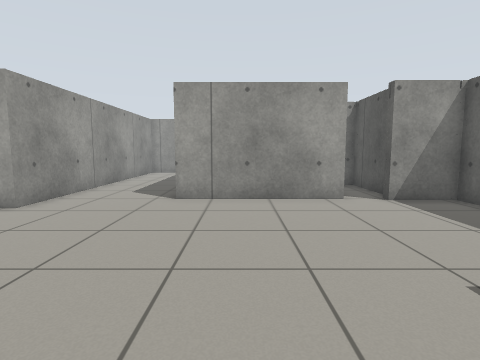
View 1 (above)

17 first-person views from a walk through a robot-simulator world made for Gazebo. The camera is 0.86 m above the floor, tilts 6° down and sees 80° across. The floor is counted in squares, 0.5 m on a side. Each view is taken from the middle of a square. On the plan, view 1 faces up. The plan holds only what a view shows up to about 15 squares ahead; the rest is blank. The place goes on beyond the plan.

View 2
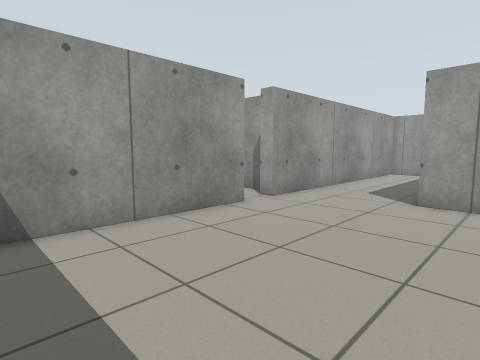

View 3
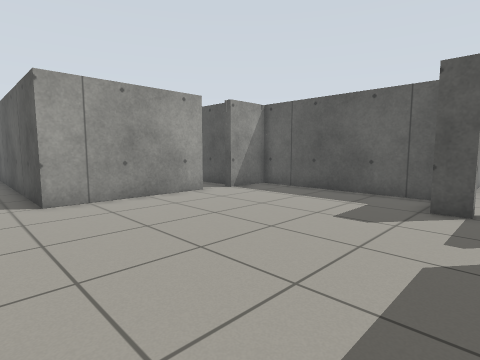

View 4
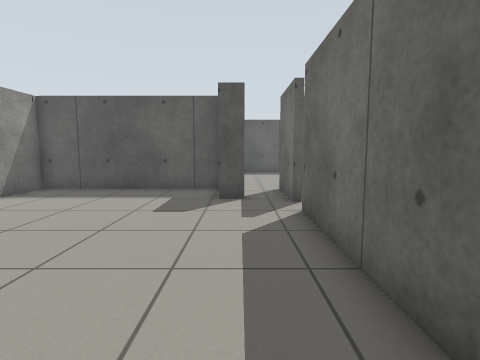

View 5
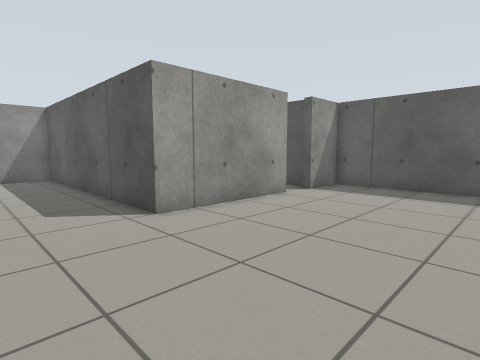

View 6
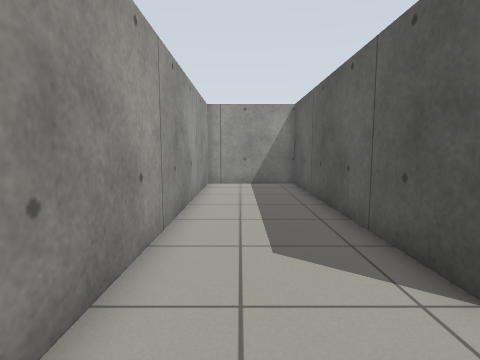

View 7
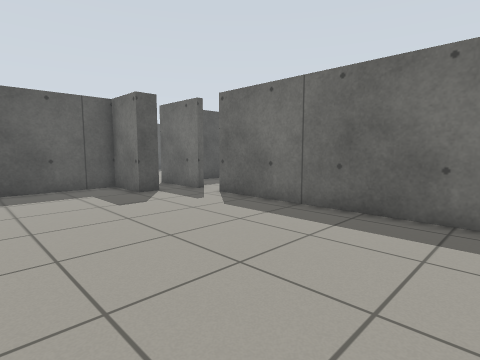

View 8
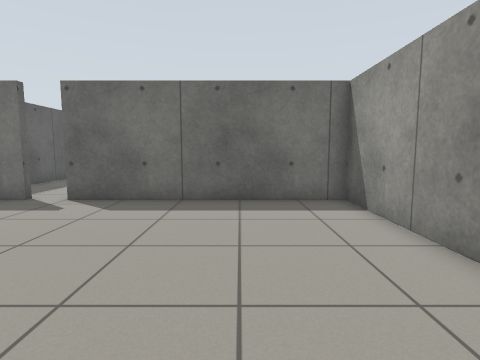

View 9
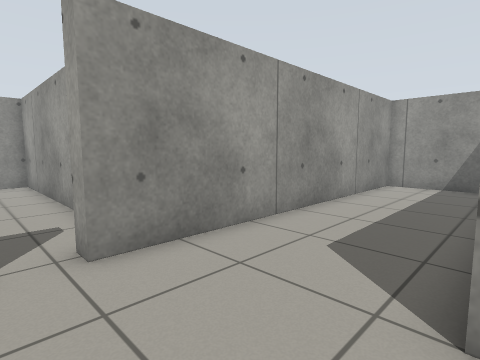

View 10
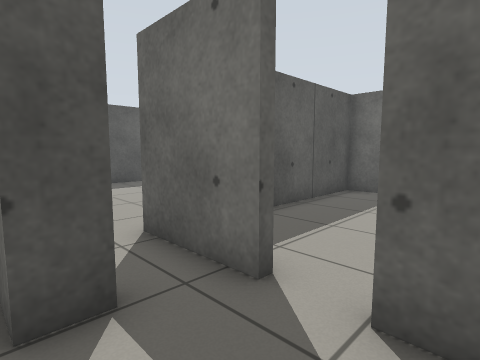

View 11
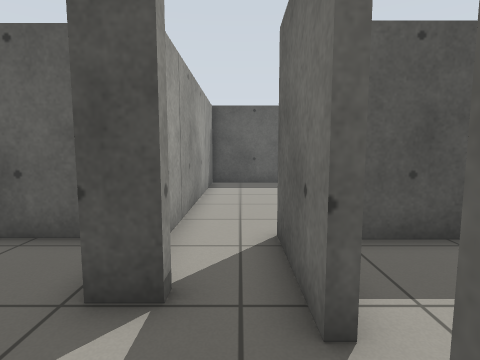

View 12
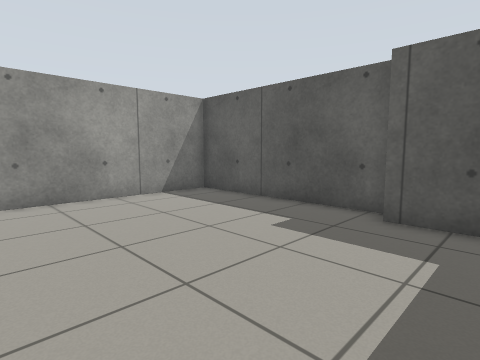

View 13
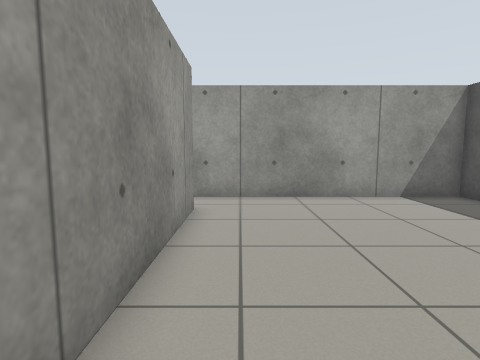

View 14
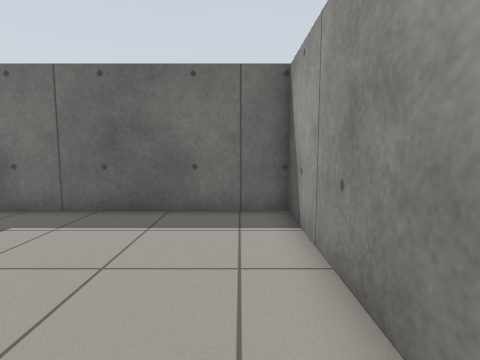

View 15
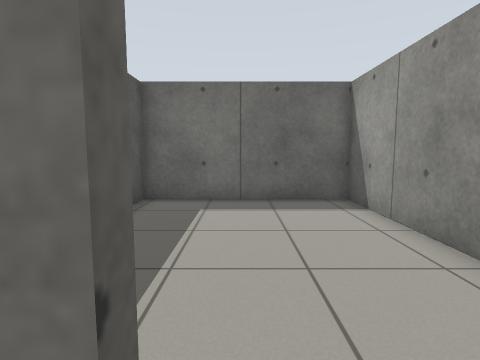

View 16
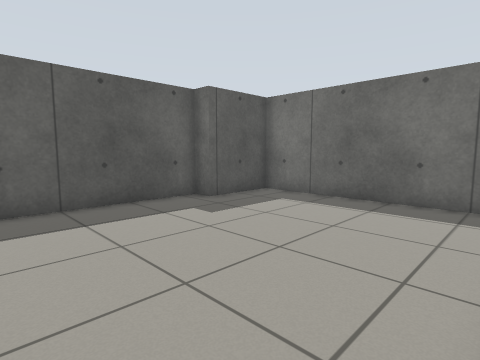

View 17
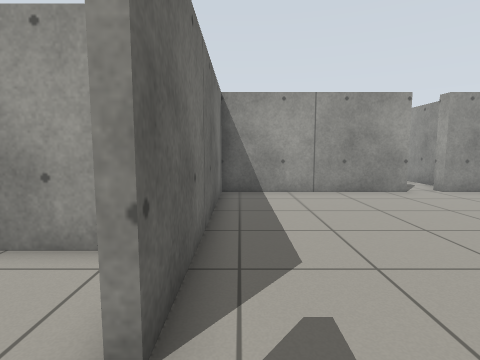

### Floor plan
Ten units are one square. View 1 is at (0, 0); x grows to the right and y downward. Boxes are objects, and circles mark ways between rooms. Rooms are numbered by the first view taken in them; rooms with no view inside come last. Other rooms are left out.
<svg viewBox="-75 -222 251 326">
<path fill="none" stroke="#000" d="M-66 -69 -66 8 30 8 30 11M38 -99 -22 -99 -22 -217 -66 -217 -66 -84M55 -8 50 -8 50 -17 75 -17M44 11 44 8 77 8M85 -14 75 -14 75 -97 50 -97M77 8 77 99 163 99 163 67 171 67 171 -14 85 -14M75 42 75 22M2 24 2 99 75 99 75 48"/>
<circle cx="80" cy="0" r="3" fill="#2a7"/>
<circle cx="30" cy="10" r="3" fill="#2a7"/>
<circle cx="40" cy="10" r="3" fill="#2a7"/>
<text x="-10" y="-70">1</text>
<text x="120" y="40">2</text>
<text x="40" y="50">3</text>
</svg>
Room 1 opens to room 2. Room 1 opens to room 3.

Where each view was taken, in squares from view 1:
view 1: 0 up, 0 right, facing up
view 2: 0 up, 0 right, facing up-left
view 3: 0 up, 4 left, facing up-right
view 4: 1 up, 5 left, facing right
view 5: 3 up, 6 left, facing up-right
view 6: 7 up, 5 left, facing up
view 7: 7 up, 6 left, facing down-right
view 8: 9 up, 3 left, facing down
view 9: 7 up, 2 left, facing up-left
view 10: 2 up, 2 right, facing down-right
view 11: 0 up, 2 right, facing right
view 12: 9 down, 9 right, facing up-right
view 13: 9 down, 9 right, facing up
view 14: 2 down, 9 right, facing down
view 15: 0 up, 4 right, facing down
view 16: 0 up, 8 right, facing down-right
view 17: 0 up, 5 right, facing left
